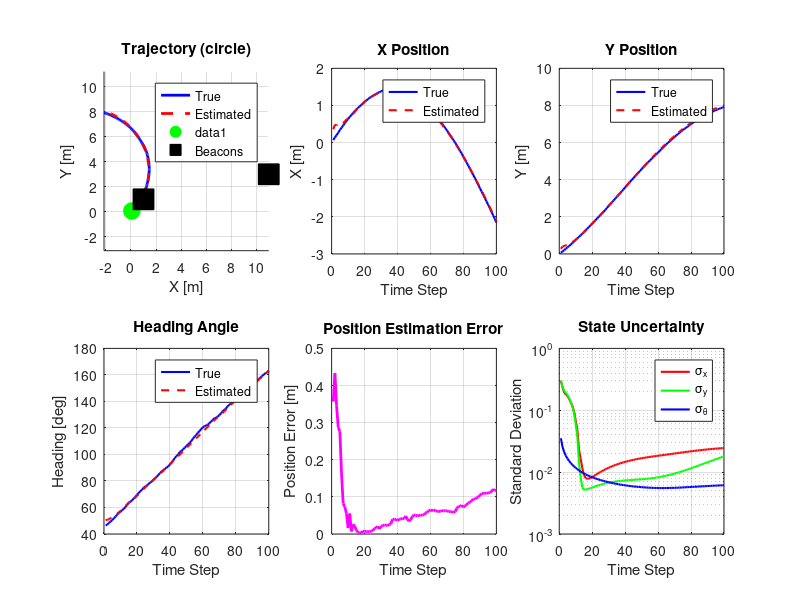
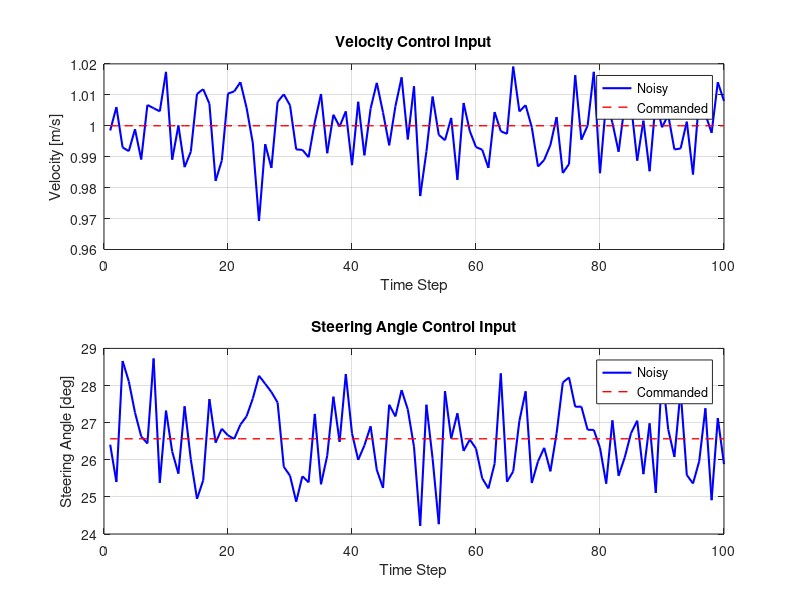

MATLAB code for these plots, in order:
%% Extended Kalman Filter with Ackermann Model
% This script simulates a robot with Ackermann steering while using an EKF
% to estimate its position based on bearing measurements to beacons.

clear all;
close all;
clc;

%% Vehicle and Simulation Parameters
L = 2.5;                    % Wheelbase length [m]
time_step = 0.1;            % Discrete time step [s]
simulation_time = 10;       % Total simulation time [s]
num_steps = simulation_time / time_step;

%% Define Trajectory
% You can change these to create different trajectories
trajectory_type = 'circle';  % Options: 'straight', 'circle', 'curve'

switch trajectory_type
    case 'straight'
        % Straight line trajectory
        velocity_profile = 2.0 * ones(1, num_steps);           % Constant 2 m/s
        steering_profile = 0.0 * ones(1, num_steps);           % Zero steering

    case 'circle'
        % Circular trajectory
        velocity_profile = 1.0 * ones(1, num_steps);           % Constant 1 m/s
        radius = 5;                                             % 5m radius
        steering_profile = atan(L/radius) * ones(1, num_steps); % Constant steering

    case 'curve'
        % Curved path with varying steering
        velocity_profile = 1.5 * ones(1, num_steps);           % Constant 1.5 m/s
        steering_profile = 0.1 * sin(2*pi*(0:num_steps-1)/num_steps); % Sinusoidal steering
end

%% Process Noise (Motion Model Uncertainty)
process_noise_v = 0.01;      % Velocity noise [m/s]
process_noise_phi = 0.02;    % Steering angle noise [rad]
Q = [process_noise_v^2, 0;
     0, process_noise_phi^2];

%% Measurement Noise (Sensor Uncertainty)
measurement_noise_std = 0.05;  % Bearing measurement noise [rad]
R = measurement_noise_std^2 * eye(3);  % 3 beacons

%% Beacon Positions
beacons = [
    4,  8;   % Beacon 1
    1,  1;   % Beacon 2
    11, 3    % Beacon 3
];
num_beacons = size(beacons, 1);

%% Initial Conditions
% True initial state
true_state = [0; 0; pi/4];  % [x, y, theta] - Start at origin, heading 45 degrees

% Initial estimate (with error to show EKF correction)
estimated_state = true_state + [0.5; 0.5; 0.1];  % Small initial error

% Initial state covariance
P = diag([0.5^2, 0.5^2, 0.1^2]);  % Initial uncertainty

%% Storage for Results
true_trajectory = zeros(3, num_steps);
estimated_trajectory = zeros(3, num_steps);
variance_history = zeros(3, num_steps);
control_history = zeros(2, num_steps);

%% Main Simulation Loop
for step = 1:num_steps
    %% Generate Control Input with Noise
    true_control = [velocity_profile(step); steering_profile(step)];
    noisy_control = true_control + sqrt(Q) * randn(2, 1);
    control_history(:, step) = noisy_control;

    %% Simulate True Robot Motion (Ackermann Model)
    % Discrete-time Ackermann update
    theta = true_state(3);
    v = true_control(1);
    phi = true_control(2);

    true_state = true_state + time_step * [
        v * cos(theta);
        v * sin(theta);
        (v / L) * tan(phi)
    ];

    % Add small process noise to true state
    true_state = true_state + sqrt(time_step) * [
        sqrt(Q(1,1)) * randn;
        sqrt(Q(1,1)) * randn;
        sqrt(Q(2,2)) * randn
    ];

    true_trajectory(:, step) = true_state;

    %% Generate Measurements (Bearing to each beacon)
    measurements = zeros(num_beacons, 1);
    for b = 1:num_beacons
        % True bearing angle with noise
        true_bearing = atan2(beacons(b,2) - true_state(2), beacons(b,1) - true_state(1));
        relative_bearing = true_bearing - true_state(3);
        measurements(b) = relative_bearing + sqrt(R(b,b)) * randn;

        % Normalize to [-pi, pi]
        measurements(b) = atan2(sin(measurements(b)), cos(measurements(b)));
    end

    %% EKF PREDICTION STEP
    % Predict state using Ackermann model with noisy control
    v_hat = noisy_control(1);
    phi_hat = noisy_control(2);
    theta_prev = estimated_state(3);

    % Predicted state (Euler integration)
    predicted_state = estimated_state + time_step * [
        v_hat * cos(theta_prev);
        v_hat * sin(theta_prev);
        (v_hat / L) * tan(phi_hat)
    ];

    % Compute Jacobian of motion model with respect to state (A matrix)
    A = eye(3) + time_step * [
        0, 0, -v_hat * sin(theta_prev);
        0, 0,  v_hat * cos(theta_prev);
        0, 0,  0
    ];

    % Compute Jacobian of motion model with respect to control (W matrix)
    W = time_step * [
        cos(theta_prev), 0;
        sin(theta_prev), 0;
        tan(phi_hat)/L,  v_hat/(L * cos(phi_hat)^2)
    ];

    % Predict covariance
    P_predicted = A * P * A' + W * Q * W';

    %% EKF UPDATE STEP
    % Predict measurements
    predicted_measurements = zeros(num_beacons, 1);
    H = zeros(num_beacons, 3);  % Measurement Jacobian

    for b = 1:num_beacons
        dx = beacons(b,1) - predicted_state(1);
        dy = beacons(b,2) - predicted_state(2);
        dist_sq = dx^2 + dy^2;

        % Predicted bearing
        predicted_bearing = atan2(dy, dx);
        predicted_measurements(b) = predicted_bearing - predicted_state(3);

        % Normalize to [-pi, pi]
        predicted_measurements(b) = atan2(sin(predicted_measurements(b)), ...
                                         cos(predicted_measurements(b)));

        % Jacobian row for this beacon
        H(b, :) = [dy/dist_sq, -dx/dist_sq, -1];
    end

    % Innovation (measurement residual)
    innovation = measurements - predicted_measurements;

    % Normalize innovation angles to [-pi, pi]
    for b = 1:num_beacons
        innovation(b) = atan2(sin(innovation(b)), cos(innovation(b)));
    end

    % Innovation covariance
    S = H * P_predicted * H' + R;

    % Kalman gain
    K = P_predicted * H' / S;

    % Update state estimate
    estimated_state = predicted_state + K * innovation;

    % Normalize theta to [-pi, pi]
    estimated_state(3) = atan2(sin(estimated_state(3)), cos(estimated_state(3)));

    % Update covariance
    P = (eye(3) - K * H) * P_predicted;

    %% Store Results
    estimated_trajectory(:, step) = estimated_state;
    variance_history(:, step) = [P(1,1); P(2,2); P(3,3)];
end

%% Compute Estimation Errors
position_error = sqrt(sum((true_trajectory(1:2,:) - estimated_trajectory(1:2,:)).^2, 1));
angle_error = abs(true_trajectory(3,:) - estimated_trajectory(3,:));

%% Visualization
figure('Name', 'EKF with Ackermann Model', 'Position', [50 50 1400 900]);

% Plot 1: 2D Trajectory with Beacons
subplot(2,3,1);
hold on; grid on; axis equal;
plot(true_trajectory(1,:), true_trajectory(2,:), 'b-', 'LineWidth', 2, 'DisplayName', 'True');
plot(estimated_trajectory(1,:), estimated_trajectory(2,:), 'r--', 'LineWidth', 2, 'DisplayName', 'Estimated');
plot(true_trajectory(1,1), true_trajectory(2,1), 'go', 'MarkerSize', 12, 'MarkerFaceColor', 'g');
plot(beacons(:,1), beacons(:,2), 'ks', 'MarkerSize', 15, 'MarkerFaceColor', 'k', 'DisplayName', 'Beacons');
xlabel('X [m]'); ylabel('Y [m]');
title(sprintf('Trajectory (%s)', trajectory_type));
legend('Location', 'best');

% Plot 2: X Position
subplot(2,3,2);
plot(true_trajectory(1,:), 'b-', 'LineWidth', 1.5); hold on;
plot(estimated_trajectory(1,:), 'r--', 'LineWidth', 1.5);
xlabel('Time Step'); ylabel('X [m]');
title('X Position'); legend('True', 'Estimated');
grid on;

% Plot 3: Y Position
subplot(2,3,3);
plot(true_trajectory(2,:), 'b-', 'LineWidth', 1.5); hold on;
plot(estimated_trajectory(2,:), 'r--', 'LineWidth', 1.5);
xlabel('Time Step'); ylabel('Y [m]');
title('Y Position'); legend('True', 'Estimated');
grid on;

% Plot 4: Heading Angle
subplot(2,3,4);
plot(rad2deg(true_trajectory(3,:)), 'b-', 'LineWidth', 1.5); hold on;
plot(rad2deg(estimated_trajectory(3,:)), 'r--', 'LineWidth', 1.5);
xlabel('Time Step'); ylabel('Heading [deg]');
title('Heading Angle'); legend('True', 'Estimated');
grid on;

% Plot 5: Position Error
subplot(2,3,5);
plot(position_error, 'm-', 'LineWidth', 2);
xlabel('Time Step'); ylabel('Position Error [m]');
title('Position Estimation Error');
grid on;

% Plot 6: Covariance
subplot(2,3,6);
semilogy(sqrt(variance_history(1,:)), 'r-', 'LineWidth', 1.5); hold on;
semilogy(sqrt(variance_history(2,:)), 'g-', 'LineWidth', 1.5);
semilogy(sqrt(variance_history(3,:)), 'b-', 'LineWidth', 1.5);
xlabel('Time Step'); ylabel('Standard Deviation');
title('State Uncertainty');
legend('\sigma_x', '\sigma_y', '\sigma_\theta');
grid on;

%% Control Input Visualization
figure('Name', 'Control Inputs', 'Position', [100 100 1000 500]);

subplot(2,1,1);
plot(control_history(1,:), 'b-', 'LineWidth', 1.5);
hold on; plot(velocity_profile, 'r--', 'LineWidth', 1);
xlabel('Time Step'); ylabel('Velocity [m/s]');
title('Velocity Control Input');
legend('Noisy', 'Commanded'); grid on;

subplot(2,1,2);
plot(rad2deg(control_history(2,:)), 'b-', 'LineWidth', 1.5);
hold on; plot(rad2deg(steering_profile), 'r--', 'LineWidth', 1);
xlabel('Time Step'); ylabel('Steering Angle [deg]');
title('Steering Angle Control Input');
legend('Noisy', 'Commanded'); grid on;

%% Display Statistics
fprintf('\n========== EKF with Ackermann Model - Results ==========\n');
fprintf('Trajectory Type:        %s\n', trajectory_type);
fprintf('Wheelbase (L):          %.2f m\n', L);
fprintf('Time Step:              %.2f s\n', time_step);
fprintf('Simulation Time:        %.2f s\n', simulation_time);
fprintf('Number of Steps:        %d\n', num_steps);
fprintf('\nFinal Position Error:   %.3f m\n', position_error(end));
fprintf('Mean Position Error:    %.3f m\n', mean(position_error));
fprintf('Max Position Error:     %.3f m\n', max(position_error));
fprintf('Final Angle Error:      %.3f deg\n', rad2deg(angle_error(end)));
fprintf('\nFinal Std Dev (x):      %.4f m\n', sqrt(variance_history(1,end)));
fprintf('Final Std Dev (y):      %.4f m\n', sqrt(variance_history(2,end)));
fprintf('Final Std Dev (theta):  %.4f rad\n', sqrt(variance_history(3,end)));
fprintf('=======================================================\n\n');
